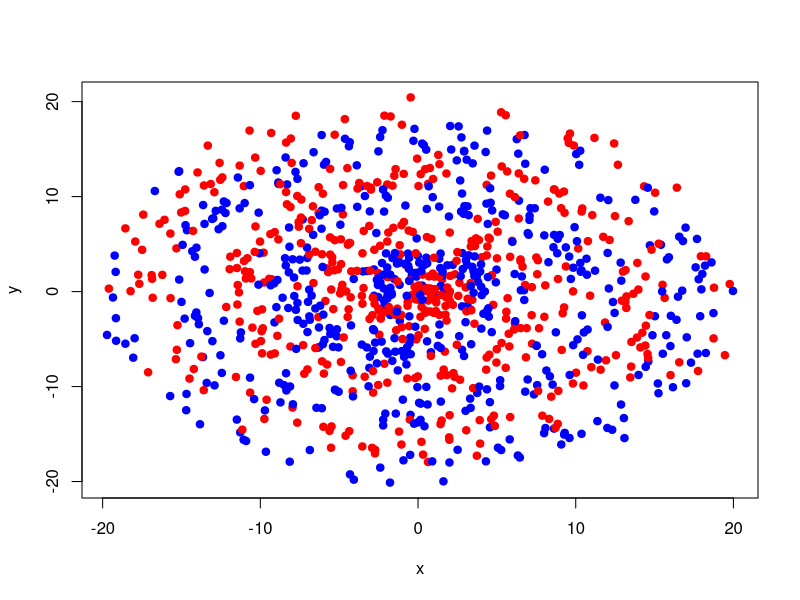
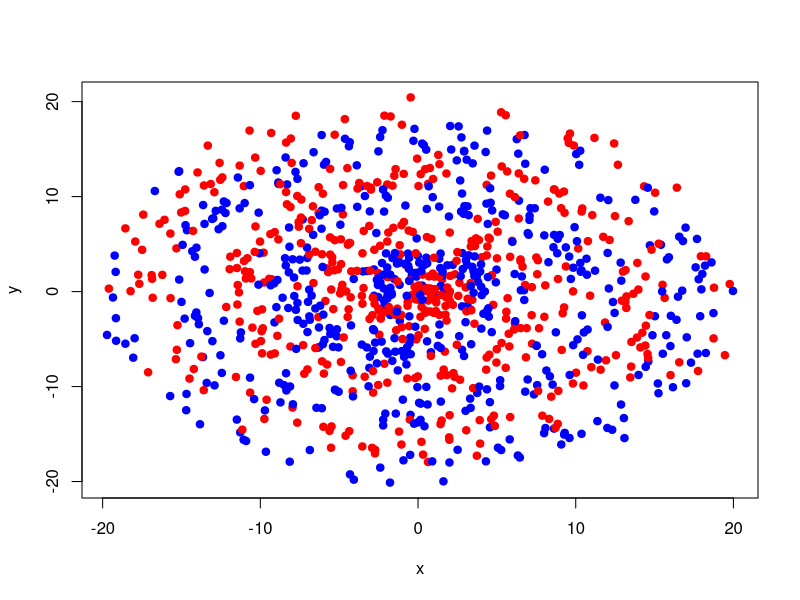
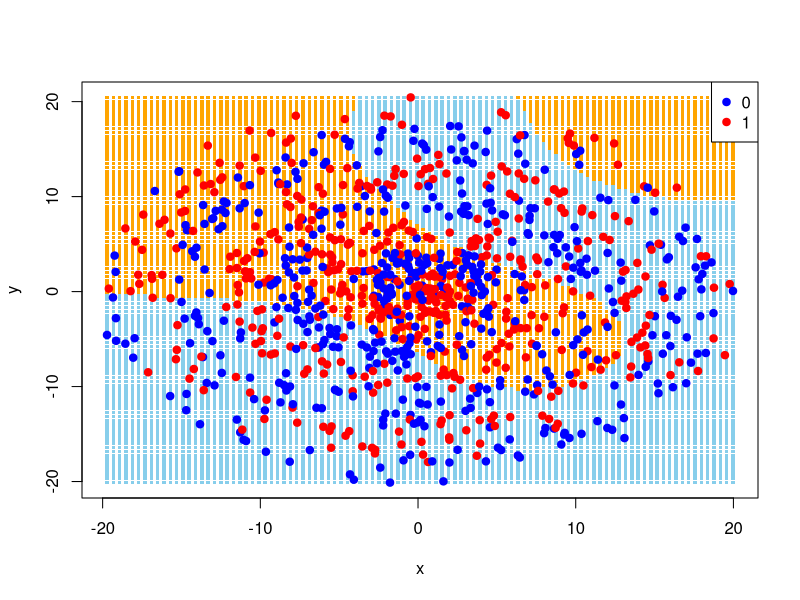
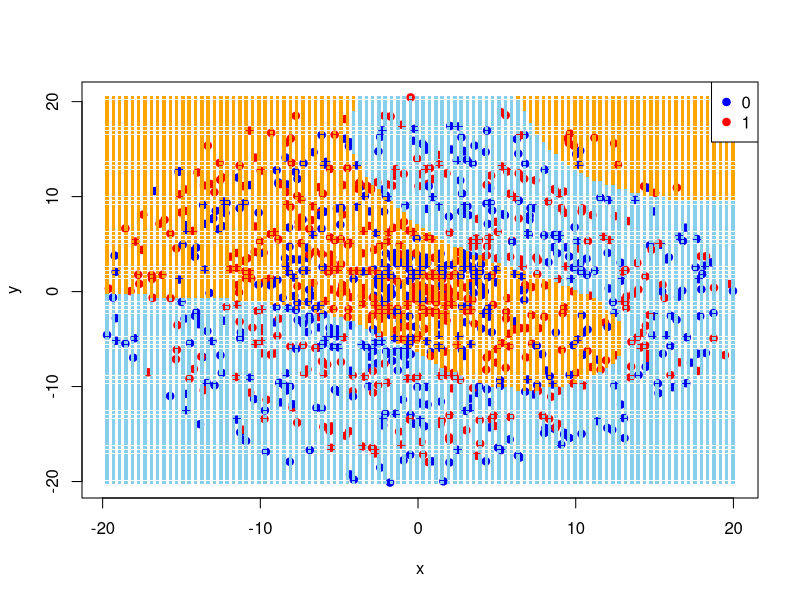
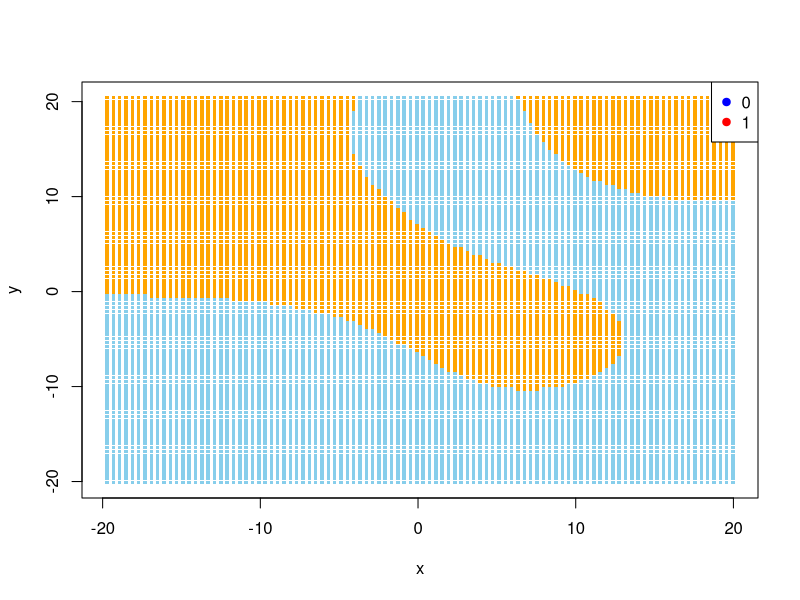
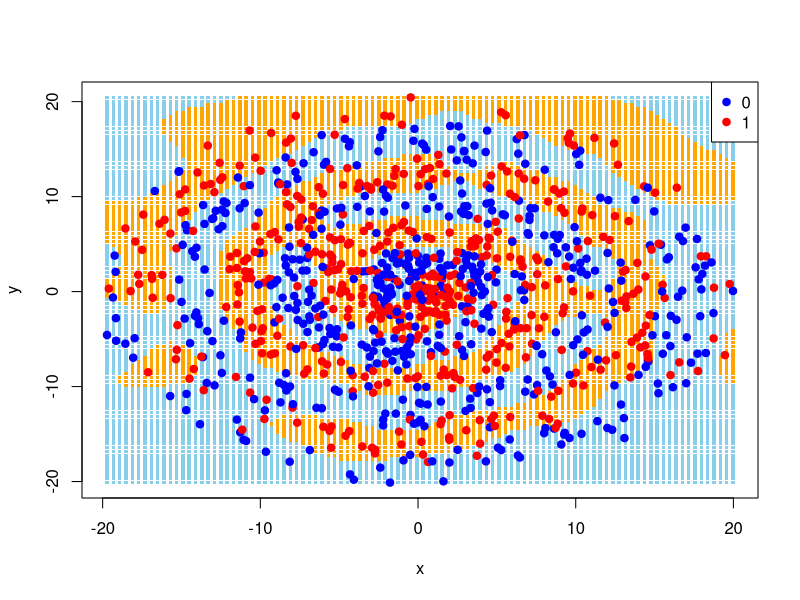
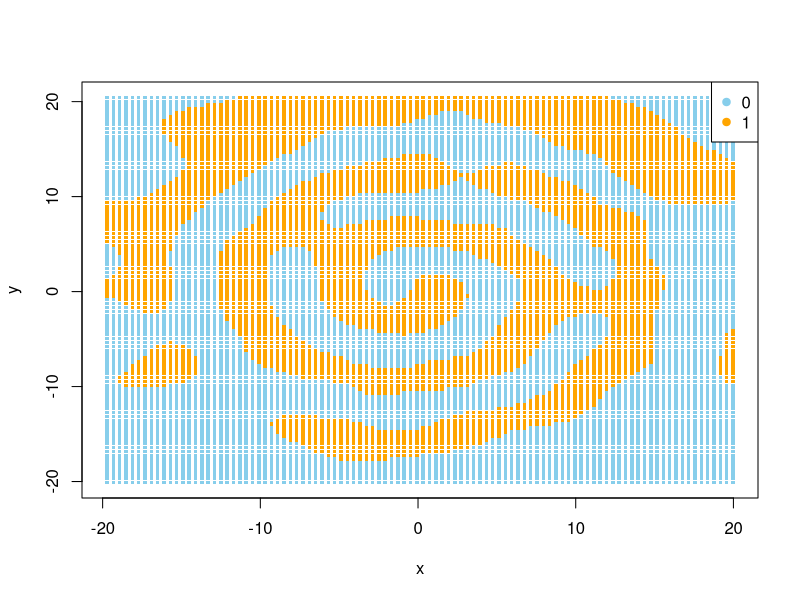
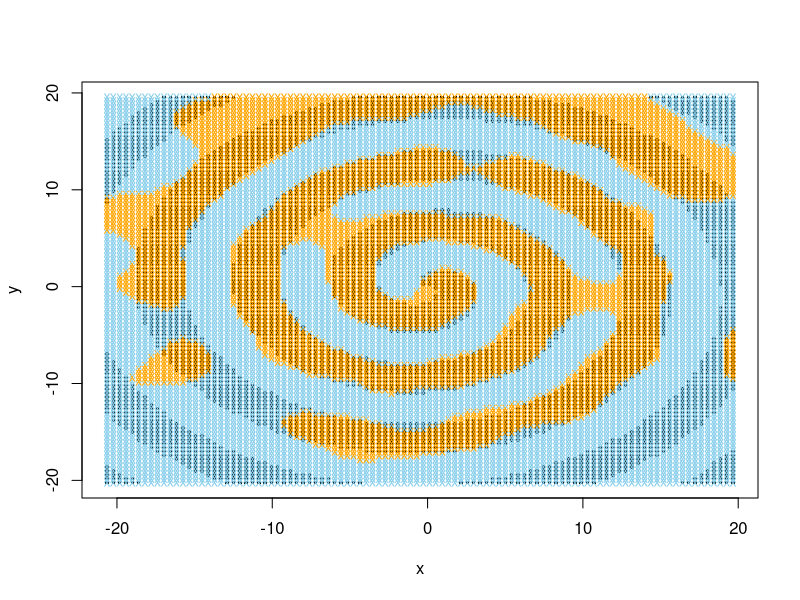

The R source for these figures, in order:
## ---- chunk 1
print("Hello world!")
## ---- chunk 2
n <- 1000
r <- 6 * pi + 1
r_offset <- 2
colors <- c("blue", "red")

generate_spiral <- function(n, r, r_offset, colors, seed) {
  set.seed(seed)

  # Generate random values for r and theta
  r <- runif(n, 1, 6 * pi + 1)
  theta <- runif(n, 0, 2 * pi)

  # Classify observations based on r and theta
  class <- ifelse((r + theta) %% (2 * pi) < pi, 1, 0)

  # Create a data frame with the data
  data <- data.frame(r, theta, class)

  # Create colors based on class
  data$color <- ifelse(data$class == 1, colors[2], colors[1])

  # Convert polar coordinates to Cartesian coordinates
  data$x <- data$r * cos(data$theta)
  data$y <- data$r * sin(data$theta)

  # Offset the data
  for (j in 1:n) {
    r_offset_val <- runif(1, 0, r_offset)
    theta_offset_val <- runif(1, 0, 2 * pi)

    # Convert to Cartesian coordinates
    data$x[j] <- data$x[j] + r_offset_val * cos(theta_offset_val)
    data$y[j] <- data$y[j] + r_offset_val * sin(theta_offset_val)

    # Convert back to polar coordinates
    data$r[j] <- sqrt(data$x[j]^2 + data$y[j]^2)
    data$theta[j] <- atan2(data$y[j], data$x[j])
  }

  return(data)
}

data <- generate_spiral(n, r, r_offset, colors, seed = 2024)
## ---- chunk 3
# Plot the data in the x and y coordinates
plot(data$x, data$y, col = data$color, pch = 19, xlab = "x", ylab = "y")

# Plot the data in polar coordinates
# plot(data$r, data$theta, col = data$color, pch = 19, xlab = "r", ylab = "theta")

# Plot r*theta vs. r^2 * theta^2
# plot(data$r + data$theta, data$r * data$theta, col = data$color, pch = 19, xlab = "r*theta", ylab = "r^2 * theta^2")
## ---- chunk 4
# Load the required svm library
library(e1071)
library(caret)

# Convert class to a factor
data$class <- as.factor(data$class)

# Create a data frame with only the class and the x and y coordinates
data2 <- data.frame(class = data$class, x = data$x, y = data$y)
data2$class <- as.factor(data2$class)

# Use a radial basis function kernel to classify the data with the SVM function
svmfit <- svm(class ~ ., data = data2, kernel = "radial")
print(svmfit)

# Create a confusion matrix to evaluate the SVM model
confusionMatrix(predict(svmfit, data2), data2$class)
## ---- chunk 5
# Define colors for data points
point_colors <- c("blue", "red")

# Define colors for decision boundary
boundary_colors <- c("skyblue", "orange")

# Plot the data points
plot(data2$x, data2$y, col = point_colors[data2$class], pch = 19, xlab = "x", ylab = "y")

# Plot the decision boundary
x1_grid <- seq(min(data2$x), max(data2$x), length.out = 100)
x2_grid <- seq(min(data2$y), max(data2$y), length.out = 100)
grid <- expand.grid(x = x1_grid, y = x2_grid)

predicted_labels <- predict(svmfit, newdata = grid)

plot(grid$x, grid$y, col = boundary_colors[predicted_labels], pch = ".", cex = 3.5, xlab = "x", ylab = "y")

# Plot the data points
points(data2$x, data2$y, col = point_colors[data2$class], pch = 19)
legend("topright", legend = levels(data2$class), col = point_colors, pch = 19)
## ---- chunk 6
# Plot the data points
plot(data2$x, data2$y, col = point_colors[data2$class], pch = 19, xlab = "x", ylab = "y")

# Plot the decision boundary
points(grid$x, grid$y, col = boundary_colors[predicted_labels], pch = ".", cex = 3.5)
legend("topright", legend = levels(data2$class), col = point_colors, pch = 19)
## ---- chunk 7
# Plot the decision boundary
plot(grid$x, grid$y, col = boundary_colors[predicted_labels], pch = ".", cex = 3.5, xlab = "x", ylab = "y")
legend("topright", legend = levels(data2$class), col = point_colors, pch = 19)
## ---- chunk 8
# First write a simple cross validation function
cross_validate <- function(folds, costs, gammas, data, seed) {
  # Create a data frame to store the results
  results <- data.frame(cost = numeric(0), gamma = numeric(0), accuracy = numeric(0))

  # Loop through each cost and gamma value
  for (cost in costs) {
    for (gamma in gammas) {
      # Set seed so the folds should be the same each time
      set.seed(seed)

      # Use cross-validation to find the best cost and gamma values
      svm_cross <- svm(class ~ ., data = data, kernel = "radial", cross = folds, cost = cost, gamma = gamma)

      # Store the results
      results <- rbind(results, data.frame(cost = cost, gamma = gamma, accuracy = svm_cross$tot.accuracy))
    }
  }

  return(results)
}

# Run our function
validation_data_frame <- cross_validate(5, c(0.1, 1, 10, 100, 1000), c(0.01, 0.1, 1, 10, 100), data2, seed = 2024)

# Print the top 5 best cost and gamma values
print(validation_data_frame[order(-validation_data_frame$accuracy), ][1:5, ])
## ---- chunk 9
# Use the best cost and gamma values to classify the data
svmfit_best <- svm(class ~ ., data = data2, kernel = "radial", cost = 1, gamma = 10)

# Create a confusion matrix to evaluate the SVM model
confusionMatrix(predict(svmfit_best, data2), data2$class)

predicted_labels_best <- predict(svmfit_best, newdata = grid)

plot(grid$x, grid$y, col = boundary_colors[predicted_labels_best], pch = ".", cex = 3.5, xlab = "x", ylab = "y")

# Plot the data points
points(data2$x, data2$y, col = point_colors[data2$class], pch = 19)
legend("topright", legend = levels(data2$class), col = point_colors, pch = 19)
## ---- chunk 10
# Plot the decision boundary
plot(grid$x, grid$y, col = boundary_colors[predicted_labels_best], pch = ".", cex = 3.5, xlab = "x", ylab = "y")
legend("topright", legend = levels(data2$class), col = boundary_colors, pch = 19)
## ---- chunk 11
# Create new test data
n <- 1000
r <- 6 * pi + 1
r_offset <- 2
colors <- c("blue", "red")
test_data <- generate_spiral(n, r, r_offset, colors, seed = 2025)

# Convert class to a factor
test_data$class <- as.factor(test_data$class)

# Create a data frame with only the class and the x and y coordinates
test_data2 <- data.frame(class = test_data$class, x = test_data$x, y = test_data$y)
test_data2$class <- as.factor(test_data2$class)

# Create a confusion matrix to evaluate the SVM model
confusionMatrix(predict(svmfit_best, test_data2), test_data2$class)
## ---- chunk 12
post_offset_class <- numeric(n)
new_r <- numeric(n)
new_theta <- numeric(n)

for (j in 1:n) {
  new_r[j] <- sqrt(test_data2$x[j]^2 + test_data2$y[j]^2)
  new_theta[j] <- atan2(test_data2$y[j], test_data2$x[j])

  ifelse(new_theta[j] < 0, new_theta[j] <- new_theta[j] + 2 * pi, new_theta[j] <- new_theta[j])

  # Classify observations based on r and theta
  post_offset_class[j] <- ifelse((new_r[j] + new_theta[j]) %% (2 * pi) < pi, 1, 0)
}

# Add the results to the data frame
test_data2$post_offset_class <- post_offset_class
test_data2$new_r <- new_r
test_data2$new_theta <- new_theta

# Make the post offset class a factor
test_data2$post_offset_class <- as.factor(test_data2$post_offset_class)

# Now compare the true class to the predicted class given by the true decision boundary
confusionMatrix(test_data2$post_offset_class, test_data2$class)
## ---- chunk 13
# Create a grid of points for prediction
x1_grid <- seq(min(test_data2$x), max(test_data2$x), length.out = 100)
x2_grid <- seq(min(test_data2$y), max(test_data2$y), length.out = 100)

grid <- expand.grid(x = x1_grid, y = x2_grid)

# Make the grid a data frame of x and y coordinates
grid_data <- data.frame(x = grid$x, y = grid$y)

for (j in 1:nrow(grid_data)) {
  new_r <- sqrt(grid_data$x[j]^2 + grid_data$y[j]^2)
  new_theta <- atan2(grid_data$y[j], grid_data$x[j])

  ifelse(new_theta < 0, new_theta <- new_theta + 2 * pi, new_theta <- new_theta)

  # Classify observations based on r and theta
  grid_data$class[j] <- ifelse((new_r + new_theta) %% (2 * pi) < pi, 1, 0)
}

# Plot the true decision boundary
plot(grid_data$x, grid_data$y, col = grid_data$class, pch = ".", cex = 3.5, xlab = "x", ylab = "y")

# Plot the decision boundary found by the model
predicted_labels_best <- predict(svmfit_best, newdata = grid)

points(grid$x, grid$y, col = boundary_colors[predicted_labels_best], pch = "x", cex = .85)
## ---- chunk 14
# Use a linear kernel to classify the data with the SVM function
svmfit_linear <- svm(class ~ ., data = data2, kernel = "linear", cost = 1000)

# Create a confusion matrix to evaluate the SVM model
confusionMatrix(predict(svmfit_linear, data2), data2$class)

predicted_labels_linear <- predict(svmfit_linear, newdata = grid)

plot(grid$x, grid$y, col = boundary_colors[predicted_labels_linear], pch = ".", cex = 3.5, xlab = "x", ylab = "y")
## ---- chunk 15
# Use a polynomial kernel to classify the data with the SVM function

# Write a cross validation function for polynomial kernels that takes degrees, cost, and gamma into account
cross_poly <- function(folds, degrees, costs, gammas, dataset, seed) {
  results <- data.frame(degree = numeric(0), cost = numeric(0), gamma = numeric(0), accuracy = numeric(0))
  iteration <- 0

  for (degree in degrees) {
    for (cost in costs) {
      for (gamma in gammas) {
        set.seed(seed)
        print(iteration)
        iteration <- iteration + 1
        svm_cross <- svm(class ~ ., data = dataset, kernel = "polynomial", degree = degree, cross = folds, cost = cost, gamma = gamma)

        results <- rbind(results, data.frame(degree = degree, cost = cost, gamma = gamma, accuracy = svm_cross$tot.accuracy))
      }
    }
  }

  return(results)
}

# Run our function
degrees <- c(4, 5, 6)
costs <- c(1, 10, 100)
gammas <- c(0.1, 1, 10)

# Running this code will take awhile, maybe uncomment it when knitting the pdf for the final time.
# validation_data_frame_poly <- cross_poly(2, degrees, costs, gammas, data2, seed = 2024)

# Print the top 5 best degree, cost, and gamma values
# print(validation_data_frame_poly[order(-validation_data_frame_poly$accuracy), ][1:5, ])

# Make the best poly model based on the cross validation
svm_poly <- svm(class ~ ., data = data2, kernel = "polynomial", degree = 5, cost = 10, gamma = 0.1)

# Check the svm_poly model on a confusion matrix
confusionMatrix(predict(svm_poly, data2), data2$class)

predicted_labels_poly <- predict(svm_poly, newdata = grid)

plot(grid$x, grid$y, col = boundary_colors[predicted_labels_poly], pch = ".", cex = 3.5, xlab = "x", ylab = "y")
## ---- chunk 16
# Use a logistic regression model to classify the data
logit_model <- glm(class ~ x + y, data = data2, family = "binomial")
# Predict using the model
predicted_probabilities <- predict(logit_model, type = "response")

# Change all the Falses to 0 and Trues to 1
predicted_probabilities <- ifelse(predicted_probabilities > 0.5, 1, 0)

# Create a confusion matrix to evaluate the model
library(caret)
confusionMatrix(as.factor(predicted_probabilities), as.factor(data2$class))

# Plot the decision boundary
predicted_labels_logit <- predicted_probabilities > 0.5
plot(grid$x, grid$y, col = boundary_colors[predicted_labels_logit + 1], pch = ".", cex = 3.5, xlab = "x", ylab = "y")
## ---- chunk 17
# Load the required class library
library(class)

# Use a KNN model to classify the data
knn_model <- knn(train = data2[, c("x", "y")], test = data2[, c("x", "y")], cl = data2$class, k = 5)

# Convert knn_model to numeric
knn_model <- as.numeric(knn_model)

# Convert 1s to 0s and 2s to 1s
knn_model <- knn_model - 1

# Create a confusion matrix to evaluate the model
library(caret)
confusionMatrix(as.factor(knn_model), data2$class)

# Create the grid for the decision boundary
predicted_labels_knn <- knn(train = data2[, c("x", "y")], test = grid, cl = data2$class, k = 5)

# Convert knn_model to numeric
predicted_labels_knn <- as.numeric(predicted_labels_knn)

# Convert 1s to 0s and 2s to 1s
predicted_labels_knn <- predicted_labels_knn - 1

# Plot the decision boundary
plot(grid$x, grid$y, col = boundary_colors[predicted_labels_knn + 1], pch = ".", cex = 3.5, xlab = "x", ylab = "y")
## ---- chunk 18
# Create a confusion matrix to evaluate the KNN model
knn_model_test <- knn(train = data2[, c("x", "y")], test = test_data2[, c("x", "y")], cl = data2$class, k = 5)

# Convert knn_model to numeric
knn_model_test <- as.numeric(knn_model_test)

# Convert 1s to 0s and 2s to 1s
knn_model_test <- knn_model_test - 1

# Create a confusion matrix to evaluate the model
library(caret)
confusionMatrix(as.factor(knn_model_test), test_data2$class)
## ---- chunk 19
print("")

# Create a toy dataset
set.seed(123)
data <- data.frame(
  x1 = rnorm(50, mean = 2),
  x2 = rnorm(50, mean = 2),
  label = c(rep("Red", 25), rep("Blue", 25)) |> as.factor()
)

# Train an SVM
svm_model <- svm(label ~ ., data = data, kernel = "radial")

# Create a grid of points for prediction
x1_grid <- seq(min(data$x1), max(data$x1), length.out = 100)
x2_grid <- seq(min(data$x2), max(data$x2), length.out = 100)
grid <- expand.grid(x1 = x1_grid, x2 = x2_grid)

# Predict class labels for the grid
predicted_labels <- predict(svm_model, newdata = grid)

# Plot the decision boundary
plot(data$x1, data$x2, col = factor(data$label), pch = 19, main = "SVM Decision Boundary")
points(grid$x1, grid$x2, col = factor(predicted_labels), pch = ".", cex = 2.5)
legend("topright", legend = levels(data$label), col = c("blue", "red"), pch = 19)
